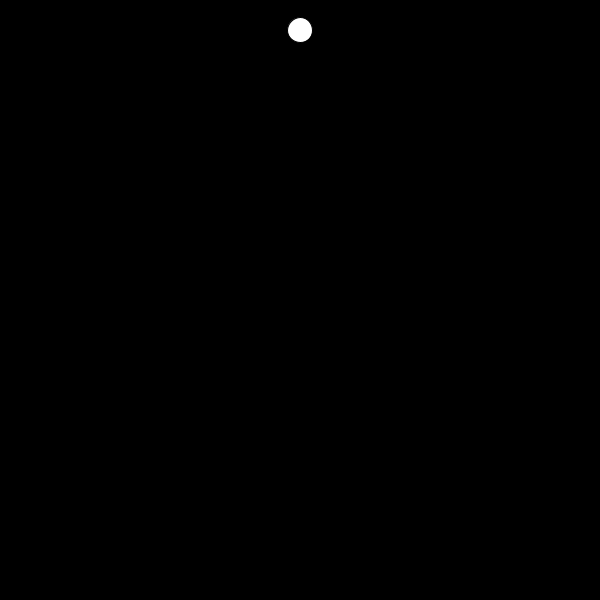
Frame 1 (no input)
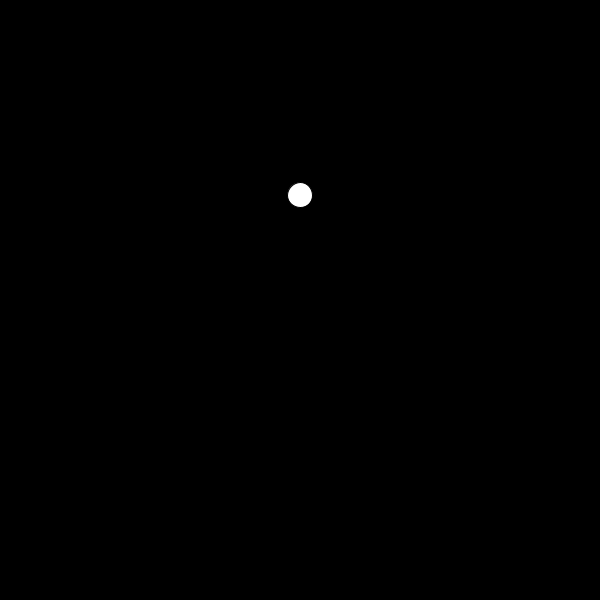
Frame 60 (the mouse pressed at the canvas centre just before this capture)
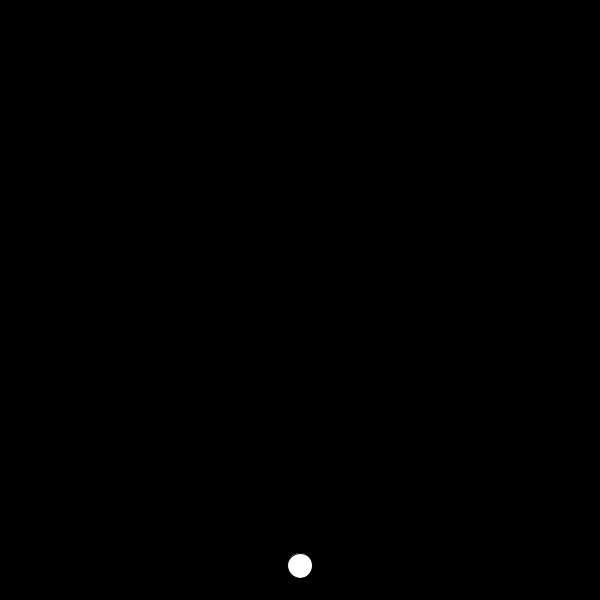
Frame 120 (the mouse held since frame 60 and released just before this capture)

The Processing sketch that drew these frames (run headless with seeded random() and noise(); from frame 60 on, the mouse is pressed at the canvas centre):

// Processing sketch: Final_1
// ── Final_1.pde
PVector pos, vel, accel; 

void setup(){
  size(600, 600); 

  pos = new PVector(width/2, 25); 
  vel = new PVector(0,5);
  accel = new PVector(0,.5);

  smooth(); 
}

void draw(){
  background(0); 
  
 pos.add(vel);
 vel.add(accel);
   
  ellipse(pos.x, pos.y, 25, 25); 

  if(pos.y >= height){
    pos.y = 0;
  vel = new PVector(0,5);
  accel = new PVector(0,.5);

  }
}
